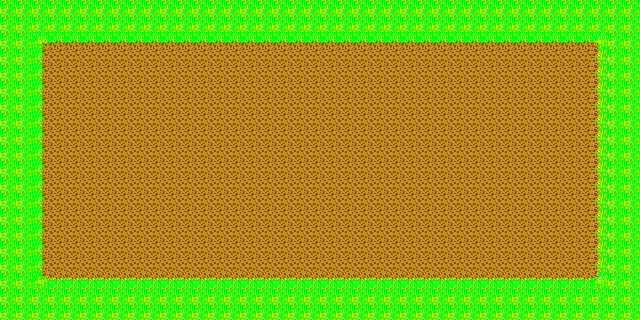

Rendered tile map (Tiled .tmx) drawn with the repository's tilesets; below, a short description and the map source with its tile grids summarised:
An orthogonal 40x20 tile map with 16x16 px tiles, 1 tile layer (Tile Layer 1).

<map version="1.0" orientation="orthogonal" width="40" height="20" tilewidth="16" tileheight="16">
 <tileset firstgid="1" name="tiles" tilewidth="16" tileheight="16">
  <image source="../img/tiles.png" width="128" height="128" />
 </tileset>
 <layer name="Tile Layer 1" width="40" height="20">
  <data>[800 cells, 800 non-empty, 10 distinct tile ids]</data>
 </layer>
</map>
